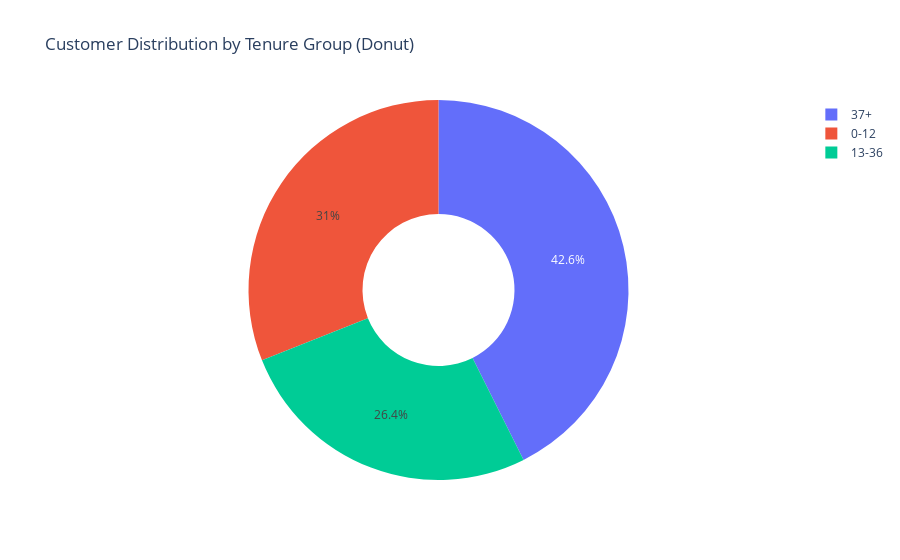
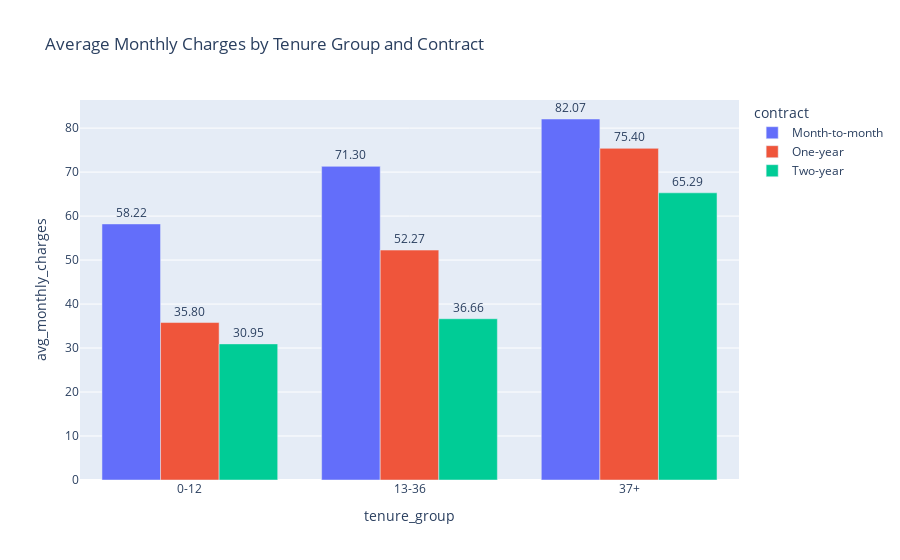

Write notebook code for charts like these, in order.
### Code cell
# Cell 5 — interactive Plotly visualizations
import plotly.express as px
import plotly.graph_objects as go

# Donut chart (interactive)
counts_df = df['tenure_group'].value_counts().reindex(labels).reset_index()
counts_df.columns = ['tenure_group', 'count']
fig = px.pie(counts_df, names='tenure_group', values='count', hole=0.4, title='Customer Distribution by Tenure Group (Donut)')
fig.show()

# Interactive clustered bar chart: monthly_charges by tenure_group and contract
agg_reset = agg.reset_index().melt(id_vars='tenure_group', var_name='contract', value_name='avg_monthly_charges')
fig2 = px.bar(agg_reset, x='tenure_group', y='avg_monthly_charges', color='contract', barmode='group',
             title='Average Monthly Charges by Tenure Group and Contract', text='avg_monthly_charges')
fig2.update_traces(texttemplate='%{text:.2f}', textposition='outside')
fig2.show()

### Figure 1 — Plotly figure (JSON) as saved in the notebook; plotly's stock layout.template omitted (floating-point values rounded to 4 significant figures)
{"data": [{"domain": {"x": [0, 1], "y": [0, 1]}, "hole": 0.4, "hovertemplate": "tenure_group=%{label}<br>count=%{value}<extra></extra>", "labels": ["0-12", "13-36", "37+"], "legendgroup": "", "name": "", "showlegend": true, "type": "pie", "values": [2186, 1856, 3001]}], "layout": {"legend": {"tracegroupgap": 0}, "title": {"text": "Customer Distribution by Tenure Group (Donut)"}}}

### Figure 2 — Plotly figure (JSON) as saved in the notebook; plotly's stock layout.template omitted (floating-point values rounded to 4 significant figures)
{"data": [{"alignmentgroup": "True", "hovertemplate": "contract=Month-to-month<br>tenure_group=%{x}<br>avg_monthly_charges=%{text}<extra></extra>", "legendgroup": "Month-to-month", "marker": {"color": "#636efa", "pattern": {"shape": ""}}, "name": "Month-to-month", "offsetgroup": "Month-to-month", "orientation": "v", "showlegend": true, "text": [58.22, 71.3, 82.07], "textposition": "outside", "texttemplate": "%{text:.2f}", "type": "bar", "x": ["0-12", "13-36", "37+"], "xaxis": "x", "y": [58.22, 71.3, 82.07], "yaxis": "y"}, {"alignmentgroup": "True", "hovertemplate": "contract=One-year<br>tenure_group=%{x}<br>avg_monthly_charges=%{text}<extra></extra>", "legendgroup": "One-year", "marker": {"color": "#EF553B", "pattern": {"shape": ""}}, "name": "One-year", "offsetgroup": "One-year", "orientation": "v", "showlegend": true, "text": [35.8, 52.27, 75.4], "textposition": "outside", "texttemplate": "%{text:.2f}", "type": "bar", "x": ["0-12", "13-36", "37+"], "xaxis": "x", "y": [35.8, 52.27, 75.4], "yaxis": "y"}, {"alignmentgroup": "True", "hovertemplate": "contract=Two-year<br>tenure_group=%{x}<br>avg_monthly_charges=%{text}<extra></extra>", "legendgroup": "Two-year", "marker": {"color": "#00cc96", "pattern": {"shape": ""}}, "name": "Two-year", "offsetgroup": "Two-year", "orientation": "v", "showlegend": true, "text": [30.95, 36.66, 65.29], "textposition": "outside", "texttemplate": "%{text:.2f}", "type": "bar", "x": ["0-12", "13-36", "37+"], "xaxis": "x", "y": [30.95, 36.66, 65.29], "yaxis": "y"}], "layout": {"barmode": "group", "legend": {"title": {"text": "contract"}, "tracegroupgap": 0}, "title": {"text": "Average Monthly Charges by Tenure Group and Contract"}, "xaxis": {"anchor": "y", "domain": [0, 1], "title": {"text": "tenure_group"}}, "yaxis": {"anchor": "x", "domain": [0, 1], "title": {"text": "avg_monthly_charges"}}}}
